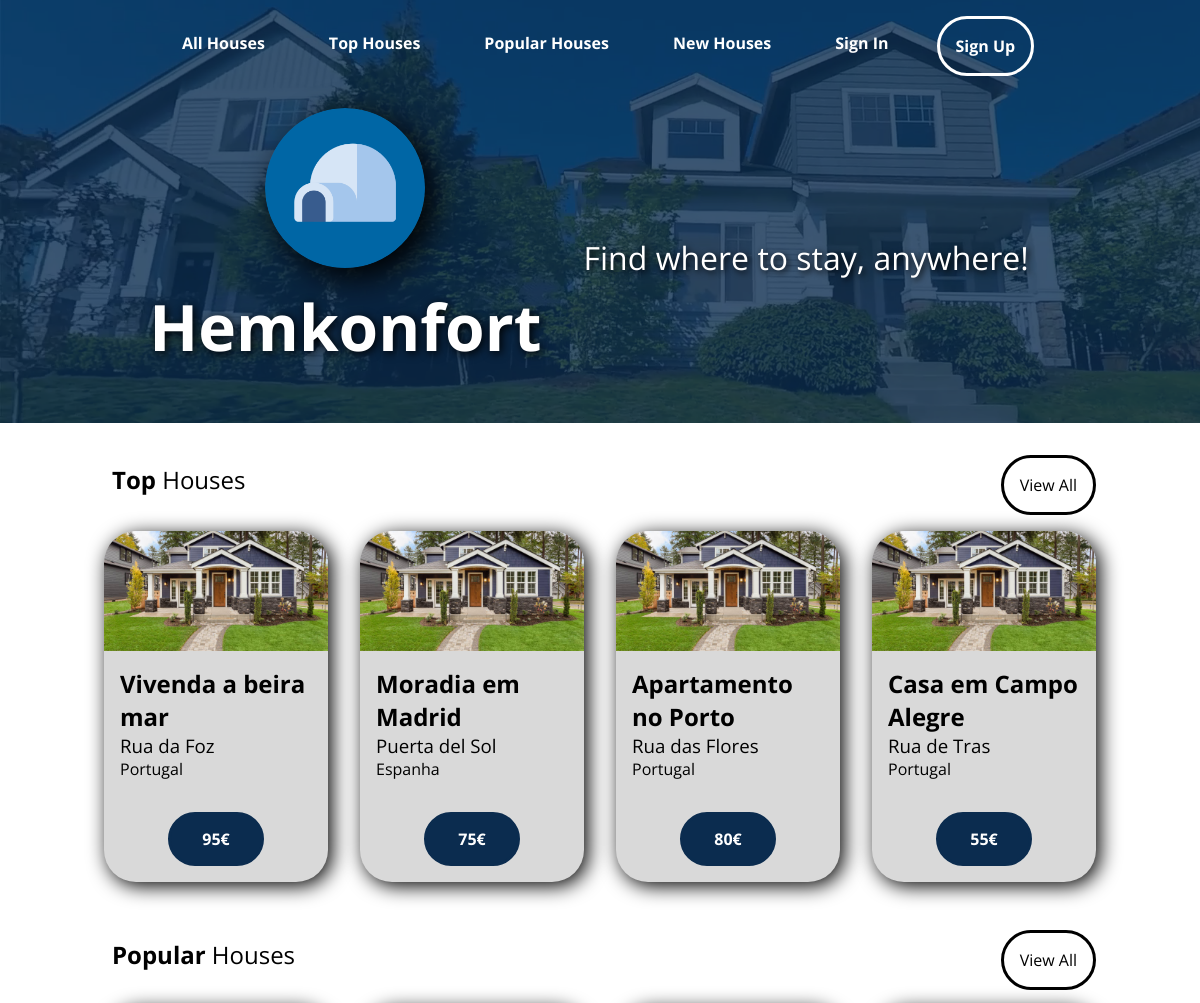
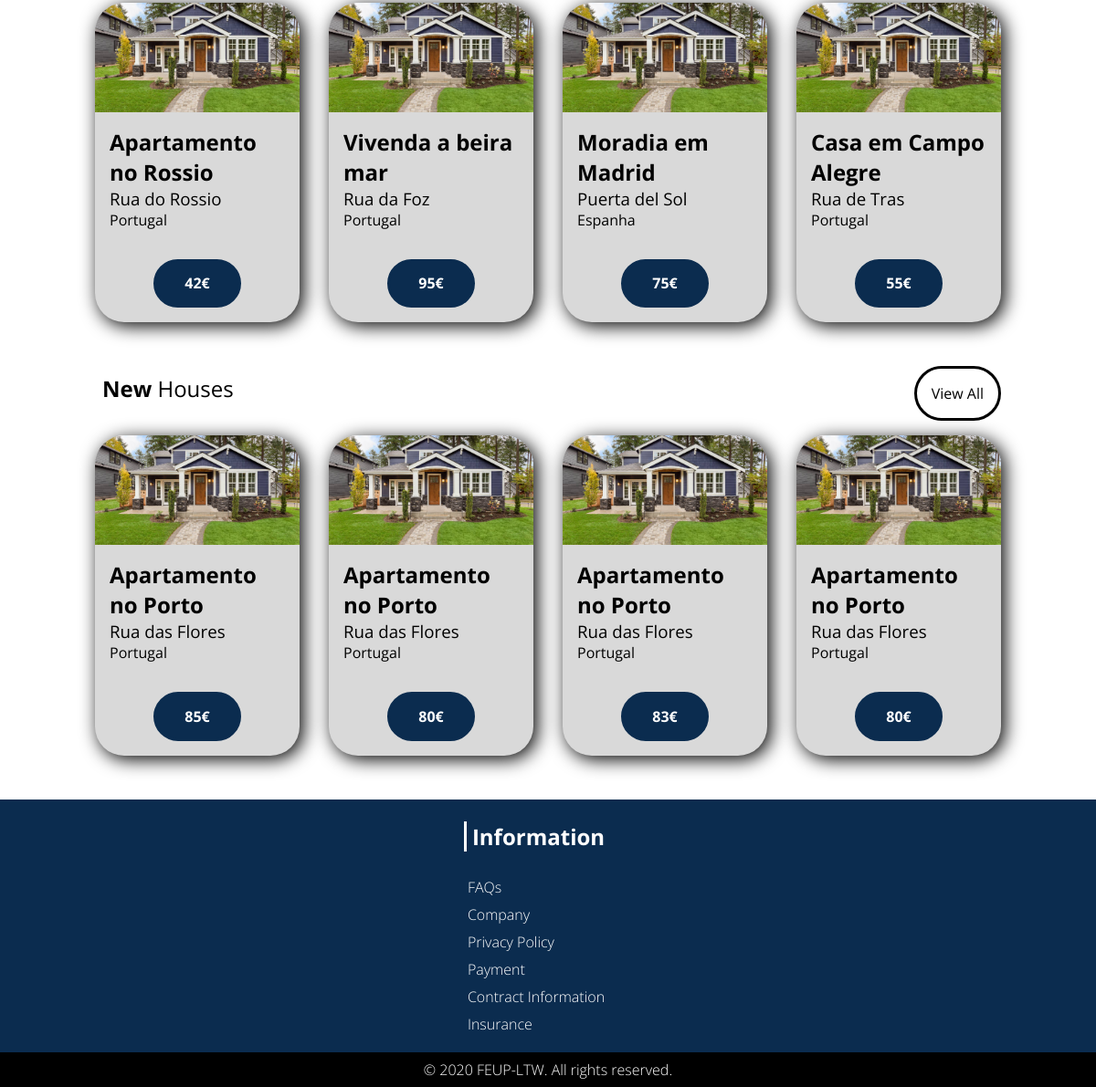
The page / on the database its author committed (2 pictures, top to bottom).
### tables this page shows
CREATE TABLE PLACE(
    idPlace INTEGER PRIMARY KEY,
    name TEXT NOT NULL,
    price INTEGER NOT NULL,
    street TEXT NOT NULL,
    number INTEGER NOT NULL,
    city TEXT NOT NULL,
    country TEXT NOT NULL,
    description TEXT NOT NULL,
    classification INTEGER default 0,
    picture TEXT default '/assets/images/stock-house.jpg' NOT NULL,
	idUser INTEGER NOT NULL REFERENCES USER ON DELETE CASCADE ON UPDATE CASCADE,
    CONSTRAINT CHK_PLACE CHECK (price>=0),
    UNIQUE(street,number,city,country));

### pages/home.php (called while the page is built, shortened)
<?php
include_once('templates/common.php');
$username = get_username();
draw_header_main($username);
draw_main_body();
draw_footer($username);
?>

### index.php (called while the page is built)
<?php
include_once('pages/home.php');
?>

### database/db_house.php (called while the page is built, shortened)
<?php
$dir = $_SERVER['DOCUMENT_ROOT'];
include_once("$dir/database/connection.php");
function getHouse($idHouse)
{
    global $dbh;
    $stmt = $dbh->prepare('select * from PLACE WHERE idPlace = ?;');
    $stmt->execute(array($idHouse));
    $result = $stmt->fetch();
    return $result;
}
function getPopularHouses() {
    global $dbh;
    $stmt = $dbh->prepare('SELECT * FROM PLACE');
    $stmt->execute();
    $result = $stmt->fetchAll();
    return $result;
}
function getNewHouses() {
    global $dbh;
    $stmt = $dbh->prepare('select * from PLACE ORDER BY idPlace DESC LIMIT 4');
    $stmt->execute();
    $result = $stmt->fetchAll();
    return $result;
}
function getTopHouses() {
    global $dbh;
    $stmt = $dbh->prepare('select * from PLACE ORDER BY classification DESC LIMIT 4');
    $stmt->execute();
    $result = $stmt->fetchAll();
    return $result;
}
?>

### templates/house.php (the view, shortened to what this page needs)
<?php
$dir = $_SERVER['DOCUMENT_ROOT'];
include_once("$dir/database/db_house.php");
?>
<?php function draw_house_card($houseId)
{
  $dir = $_SERVER['DOCUMENT_ROOT'];
  include_once("$dir/database/db_house.php");
  $houseInfo = getHouse($houseId);
  ?>
  <div class="house-card">
    <img id="houseimg<?= $houseId ?>" src="<?= $houseInfo['picture'] ?>" alt="House Image" />
    <div class="house-card-text">
      <h2><?= $houseInfo['name'] ?> </h2>
      <h3><?= $houseInfo['street'] ?></h3>
      <h4><?= $houseInfo['country'] ?></h4>
    </div>
    <a href="../pages/house_detail_page.php?idPlace=<?= $houseId ?>" class='blue-filled-rounded-button house-card-button'><?= $houseInfo['price'] ?>€</a>
  </div>
<?php } ?>

### templates/common.php (shortened to what this page needs)
<?php
$dir = $_SERVER['DOCUMENT_ROOT'];
include_once("$dir/database/connection.php");
include_once("$dir/templates/house.php");
include_once("$dir/database/db_house.php");
function draw_header_main($username) {
  ?>
<!DOCTYPE html>
<html lang="en-US">
<head>
    <link rel="stylesheet" type="text/css" href="css/style.css">
    <link rel="stylesheet" href="https://cdnjs.cloudflare.com/ajax/libs/font-awesome/4.7.0/css/font-awesome.min.css">
</head>
<body>
<header id="main-header">
    <nav id="home-nav-bar">
      <ul>
        <li><a href="pages/list_houses.php">All Houses</a></li>
        <li><a href="#top-houses">Top Houses</a></li>
        <li><a href="#popular-houses">Popular Houses</a></li>
        <li><a href="#new-houses">New Houses</a></li>
        <?php if ($username == NULL) : ?>
          <li> <a href="pages/sign_in.php">Sign In</a> </li>
          <li id="signup-button"> <a href="pages/sign_up.php">Sign Up</a></li>
        <?php else : ?>
          <li>Welcome, <a class="header-username"href="pages/user_area_form.php"><?=$username?></a> </li>
          <li><a href="actions/action_logout.php">Logout</a></li>
        <?php endif; ?>
      </ul>
    </nav>
    <div id="logo-section">
        <div id="logo-title-container">
            <a href="/">
                <img id="logo" class="logo-shadow" src="assets/images/logo.png" alt="Hemkonfort Logo"/>
            </a>
            <h1>Hemkonfort</h1>
        </div>
        <div id="logo-subtitle-container">
            <p>Find where to stay, anywhere!</p>
        </div>
    </div>
</header>
<?php } ?>
<?php
function draw_main_body()
{
    ?>
    <section class='houses-section-container'>
        <div class='house-article-header'>
            <h2 id="top-houses"><strong>Top</strong> Houses</h2>
            <a class="black-rounded-button" href="pages/list_houses.php">View All</a>
        </div>
        <article class='house-article-container'>
            <?php
            $resultT = getTopHouses();
            for ($i = 0; $i < 4; $i++) {
                draw_house_card($resultT[$i]['idPlace']);
            } ?>
        </article>
        <div class='house-article-header'>
            <h2 id="popular-houses"><strong>Popular</strong> Houses</h2>
            <a class="black-rounded-button" href="pages/list_houses.php">View All</a>
        </div>
        <article class='house-article-container'>
            <?php
            $resultP = getPopularHouses();
            ?>
            <?php for ($i = 0; $i < 4; $i++) {
                draw_house_card($resultP[$i]['idPlace']);
            } ?>
        </article>
        <div class='house-article-header'>
            <h2 id="new-houses"><strong>New</strong> Houses</h2>
            <a class="black-rounded-button" href="pages/list_houses.php">View All</a>
        </div>
        <article class='house-article-container'>
            <?php
                $resultN = getNewHouses();
             ?>
            <?php for ($i = 0; $i < 4; $i++) {
                draw_house_card($resultN[$i]['idPlace']);
            }
            ?>
        </article>
    </section>
<?php } ?>
<?php function draw_footer($username) {
  ?>
<footer>
    <section id='footer-options-bar'>
        <div class='row-footer-container'>
            <h2>Information</h2>
            <nav class="footer-nav-bar">
                <ul>
                    <li><a href="#">FAQs</a></li>
                    <li><a href="#">Company</a></li>
                    <li><a href="#">Privacy Policy</a></li>
                    <li><a href="#">Payment</a></li>
                    <li><a href="#">Contract Information</a></li>
                    <li><a href="#">Insurance</a></li>
                </ul>
            </nav>
        </div>
    </section>
    <section id="footer-rights-bar">
        <p>&copy 2020 FEUP-LTW. All rights reserved.</p>
    </section>
</footer>
</body>
</html>
<?php } ?>

### css/style.css (style rules this page uses)
body { --main-blue-color: #0b2c4f; --grey-color: #d9d9d9; --focus-blue-color: #0066a6; --background-color: #FFF; --font: 'Open Sans', sans-serif; font-family: var(--font); margin: 0em; background-color: var(--background-color); }
a { text-decoration: none; }
ul { list-style-type: none; }
h1 { color: white; text-shadow: 2px 2px 10px #000000; font-size: 4em; margin: 0em; padding: 10px; }
.logo-shadow { border-radius: 50%; box-shadow: 10px 10px 2em #000000; }
.black-rounded-button { background-color: transparent; color: black; font-weight: normal; margin: 1em; text-align: center; padding: 1em; border-radius: 5em; border: 3px solid black; }
.blue-filled-rounded-button { background-color: var(--main-blue-color); border: 3px solid var(--main-blue-color); color: white; font-weight: bolder; text-align: center; border-radius: 5em; padding: 0.8em; }
#main-header { justify-content: center; width: 100%; background: url('../assets/images/home-page-bg.png') 0 0 no-repeat; background-size: cover; overflow: hidden; display: grid; }
#home-nav-bar { padding: 0em; }
#home-nav-bar ul { text-align: center; justify-content: center; display: flex; padding: 0em; margin: 0em; }
#home-nav-bar ul li { display: block; font-weight: 700; padding: 1em 1em; margin: 1em; color: white; }
#home-nav-bar ul li a { color: white; transition: 0.5s; }
#signup-button { border-radius: 5em; border: 3px solid white; }
#logo-subtitle-container > p { font-size: 2em; text-shadow: 2px 2px 6px black; padding: 4em 1em 4em 1em; color: white; margin: 0; }
#logo { width: 10em; }
#logo-section { display: flex; padding: 1em; justify-content: center; }
#logo-title-container { text-align: center; }
#logo-subtitle-container { text-align: center; align-self: center; vertical-align: middle; max-width: 100%; }
footer { width: 100%; overflow: hidden; }
#footer-options-bar { background: var(--main-blue-color); display: flex; justify-content: center; }
.row-footer-container { text-align: left; padding: 0em 2em; }
.row-footer-container h2 { color: white; border-left: 3px solid white; padding: 0px 6px; margin: 1em 1em 1em 0em; }
.footer-nav-bar ul { padding: 0em; }
.footer-nav-bar a { color: white; font-weight: lighter; }
.footer-nav-bar ul li { padding: 4px; }
#footer-rights-bar { background: black; text-align: center; padding: 0.5em; }
#footer-rights-bar p { font-weight: lighter; color: white; margin: 0em; }
.houses-section-container { justify-content: center; display: grid; margin: 1em 0em; }
.house-article-header { display: flex; justify-content: space-between; }
.house-article-header > h2 { font-weight: normal; margin: 1em; }
.house-article-container { display: flex; flex-wrap: wrap; justify-content: center; padding: 0em; max-width: 1024px; }
.house-card { width: 100%; max-width: 224px; background: var(--grey-color); display: grid; border-radius: 2em; margin: 0em 1em 2em 1em; box-shadow: 4px 4px 20px; overflow: hidden; transition: 0.5s; }
.house-card > img { object-fit: cover; height: 120px; width: 100%; }
.house-card-text { width: 12em; margin: 1em; }
.house-card-text > h2, h3, h4 { margin: 0em; }
.house-card-text > h3, h4 { font-weight: normal; }
.house-card-button { margin: 1em 4em; }

### rows shown on the page
place: picture (picture), name "Vivenda a beira mar", street "Rua da Foz", country "Portugal", price "95"
place: picture (picture), name "Moradia em Madrid", street "Puerta del Sol", country "Espanha", price "75"
place: picture (picture), name "Apartamento no Porto", street "Rua das Flores", country "Portugal", price "80"
place: picture (picture), name "Casa em Campo Alegre", street "Rua de Tras", country "Portugal", price "55"
place: picture (picture), name "Apartamento no Rossio", street "Rua do Rossio", country "Portugal", price "42"
place: picture (picture), name "Apartamento no Porto", street "Rua das Flores", country "Portugal", price "85"
place: picture (picture), name "Apartamento no Porto", street "Rua das Flores", country "Portugal", price "83"
place: picture (picture), name "Apartamento no Porto", street "Rua das Flores", country "Portugal", price "80"
